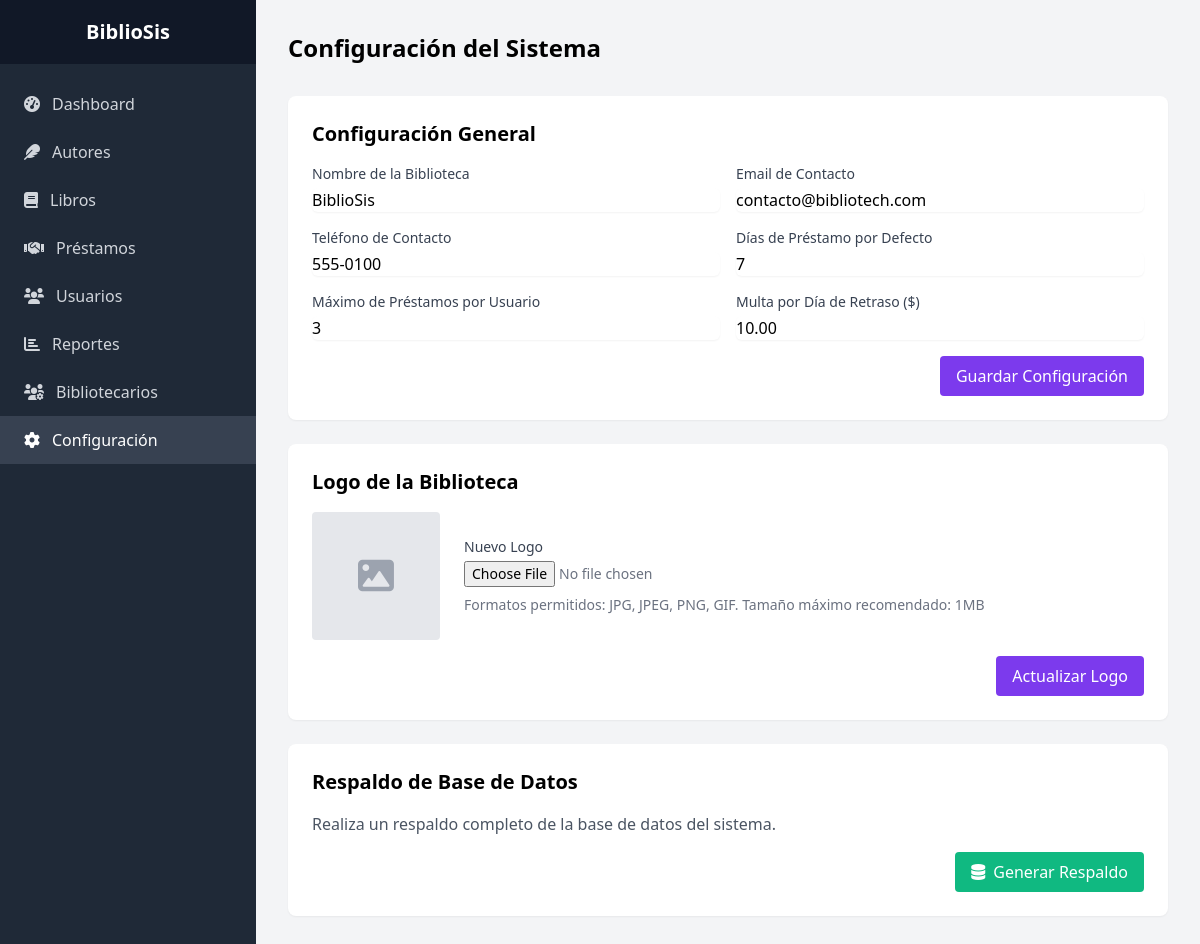
The app's page /admin/configuracion/index.php (signed in), older data.
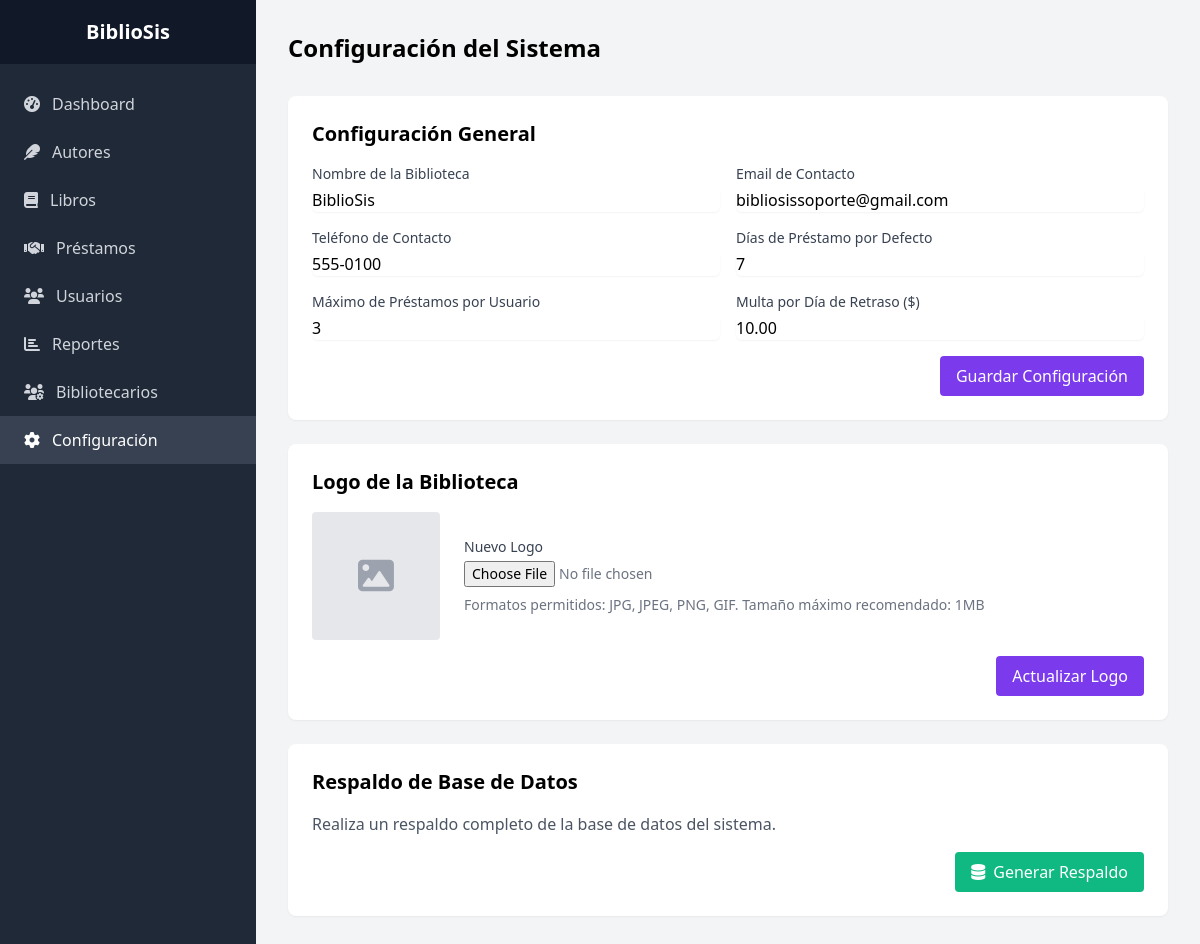
The same page, newer data.
### tables this page shows
CREATE TABLE `configuracion` (
  `id` int(11) NOT NULL,
  `nombre_biblioteca` varchar(100) DEFAULT 'BiblioTech',
  `email_contacto` varchar(100) DEFAULT NULL,
  `telefono_contacto` varchar(20) DEFAULT NULL,
  `dias_prestamo` int(11) DEFAULT 7,
  `max_prestamos_usuario` int(11) DEFAULT 3,
  `multa_dia_retraso` decimal(10,2) DEFAULT 1.00,
  `fecha_actualizacion` timestamp NOT NULL DEFAULT current_timestamp() ON UPDATE current_timestamp()
);

### admin/configuracion/index.php (the view, shortened to what the changed rows need)
<?php
require_once '../../config/config.php';
try {
    $stmt = $pdo->query("SELECT * FROM configuracion WHERE id = 1");
    $config = $stmt->fetch();
} catch(PDOException $e) {
    error_log($e->getMessage());
    $error = "Error al cargar la configuración.";
}
?>
<!DOCTYPE html>
<html lang="es">
<head>
    <link href="https://cdnjs.cloudflare.com/ajax/libs/tailwindcss/2.2.19/tailwind.min.css" rel="stylesheet">
    <link href="https://cdnjs.cloudflare.com/ajax/libs/font-awesome/6.0.0/css/all.min.css" rel="stylesheet">
</head>
<body class="bg-gray-100">
    <div class="flex">
        <div class="flex-1 p-8">
            <div class="max-w-4xl mx-auto">
                <h1 class="text-2xl font-bold mb-8">Configuración del Sistema</h1>
                <div class="grid grid-cols-1 gap-6">
                    <div class="bg-white rounded-lg shadow-sm p-6">
                        <h2 class="text-xl font-semibold mb-4">Configuración General</h2>
                        <form method="POST" class="space-y-4">
                            <div class="grid grid-cols-1 md:grid-cols-2 gap-4">
                                <div>
                                    <label class="block text-sm font-medium text-gray-700">
                                        Nombre de la Biblioteca
                                    </label>
                                    <input type="text" name="nombre_biblioteca"
                                           value="<?php echo htmlspecialchars($config['nombre_biblioteca'] ?? ''); ?>"
                                           class="mt-1 block w-full rounded-md border-gray-300 shadow-sm focus:border-purple-500 focus:ring-purple-500">
                                </div>
                                <div>
                                    <label class="block text-sm font-medium text-gray-700">
                                        Email de Contacto
                                    </label>
                                    <input type="email" name="email_contacto"
                                           value="<?php echo htmlspecialchars($config['email_contacto'] ?? ''); ?>"
                                           class="mt-1 block w-full rounded-md border-gray-300 shadow-sm focus:border-purple-500 focus:ring-purple-500">
                                </div>
                                <div>
                                    <label class="block text-sm font-medium text-gray-700">
                                        Teléfono de Contacto
                                    </label>
                                    <input type="text" name="telefono_contacto"
                                           value="<?php echo htmlspecialchars($config['telefono_contacto'] ?? ''); ?>"
                                           class="mt-1 block w-full rounded-md border-gray-300 shadow-sm focus:border-purple-500 focus:ring-purple-500">
                                </div>
                                <div>
                                    <label class="block text-sm font-medium text-gray-700">
                                        Días de Préstamo por Defecto
                                    </label>
                                    <input type="number" name="dias_prestamo"
                                           value="<?php echo htmlspecialchars($config['dias_prestamo'] ?? '7'); ?>"
                                           class="mt-1 block w-full rounded-md border-gray-300 shadow-sm focus:border-purple-500 focus:ring-purple-500">
                                </div>
                                <div>
                                    <label class="block text-sm font-medium text-gray-700">
                                        Máximo de Préstamos por Usuario
                                    </label>
                                    <input type="number" name="max_prestamos_usuario"
                                           value="<?php echo htmlspecialchars($config['max_prestamos_usuario'] ?? '3'); ?>"
                                           class="mt-1 block w-full rounded-md border-gray-300 shadow-sm focus:border-purple-500 focus:ring-purple-500">
                                </div>
                                <div>
                                    <label class="block text-sm font-medium text-gray-700">
                                        Multa por Día de Retraso ($)
                                    </label>
                                    <input type="number" step="0.01" name="multa_dia_retraso"
                                           value="<?php echo htmlspecialchars($config['multa_dia_retraso'] ?? '1.00'); ?>"
                                           class="mt-1 block w-full rounded-md border-gray-300 shadow-sm focus:border-purple-500 focus:ring-purple-500">
                                </div>
                            </div>
                        </form>
                    </div>
                    <div class="bg-white rounded-lg shadow-sm p-6">
                        <h2 class="text-xl font-semibold mb-4">Logo de la Biblioteca</h2>
                    </div>
                    <div class="bg-white rounded-lg shadow-sm p-6">
                        <h2 class="text-xl font-semibold mb-4">Respaldo de Base de Datos</h2>
                    </div>
                </div>
            </div>
        </div>
    </div>
</body>
</html>

Row changes from the older to the newer data that the page shows:
changed configuracion "BiblioSis": email_contacto "contacto@bibliotech.com" → "bibliosissoporte@gmail.com"
